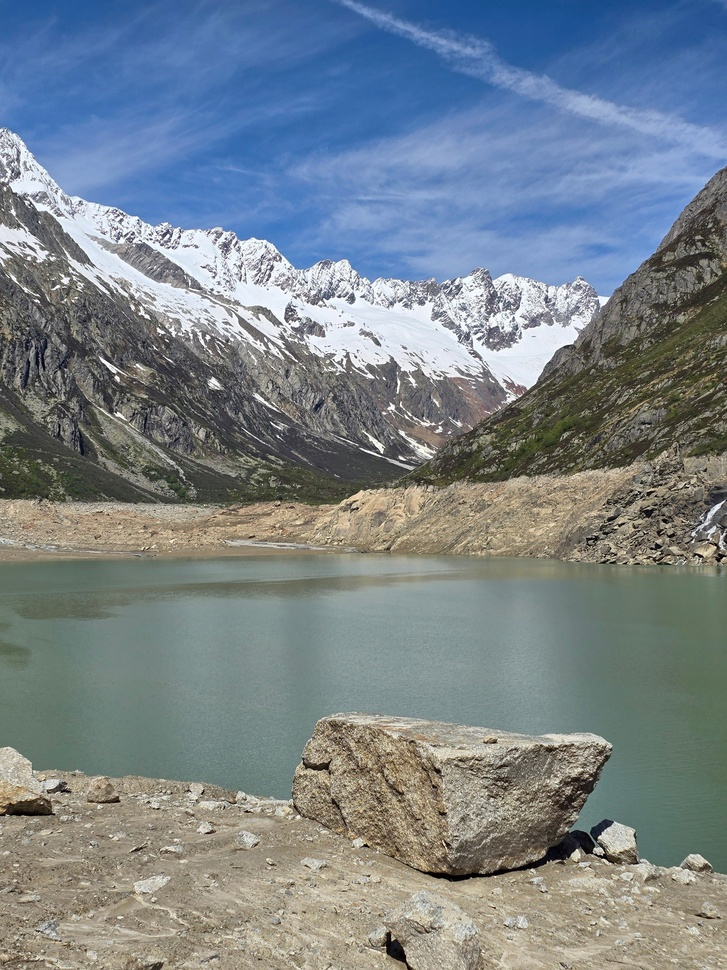
#> input picture Cluster02-Image-Processing/Lab04-Image-Enhancement/Output/brightness_corrected.jpg, 727 x 970 px, shrunk from 3000 x 4000 before the run
$ python -i image_enhancement.py   (imports and definitions only)
#> lines starting #> are read from the running program, lines starting #| are printed output that depends on the picture
"""
image_enhancement.py
--------------------
Lab 04: Image Enhancement

This program improves an image using different image enhancement
techniques such as:
1. Contrast enhancement
2. Brightness correction
3. Noise reduction
4. Sharpening
5. Image upscaling
6. Combined enhancement

Supported formats:
JPG, JPEG, PNG, BMP, WEBP, TIFF

Usage:
    python image_enhancement.py <path-to-image>
"""

import os
import sys

import cv2
import numpy as np


SUPPORTED_FORMATS = {
    ".jpg", ".jpeg", ".png",
    ".bmp", ".webp",
    ".tif", ".tiff"
}


def load_image(input_path):
    """Load an image using OpenCV."""
#> called with input_path = 'Output/brightness_corrected.jpg'
    image = cv2.imread(input_path)
#> image is the input picture: shape (970, 727, 3); mean B, G, R 137.7, 130.9, 120.1

    if image is None:
        raise ValueError(
            "Unable to load image. It may be corrupt or unsupported."
        )

    return image


def enhance_contrast(image):
    """Improve local contrast using CLAHE."""

    lab = cv2.cvtColor(image, cv2.COLOR_BGR2LAB)
#> lab: shape (970, 727, 3); mean of channels 0, 1, 2 137.5, 127.3, 123.4

    l, a, b = cv2.split(lab)
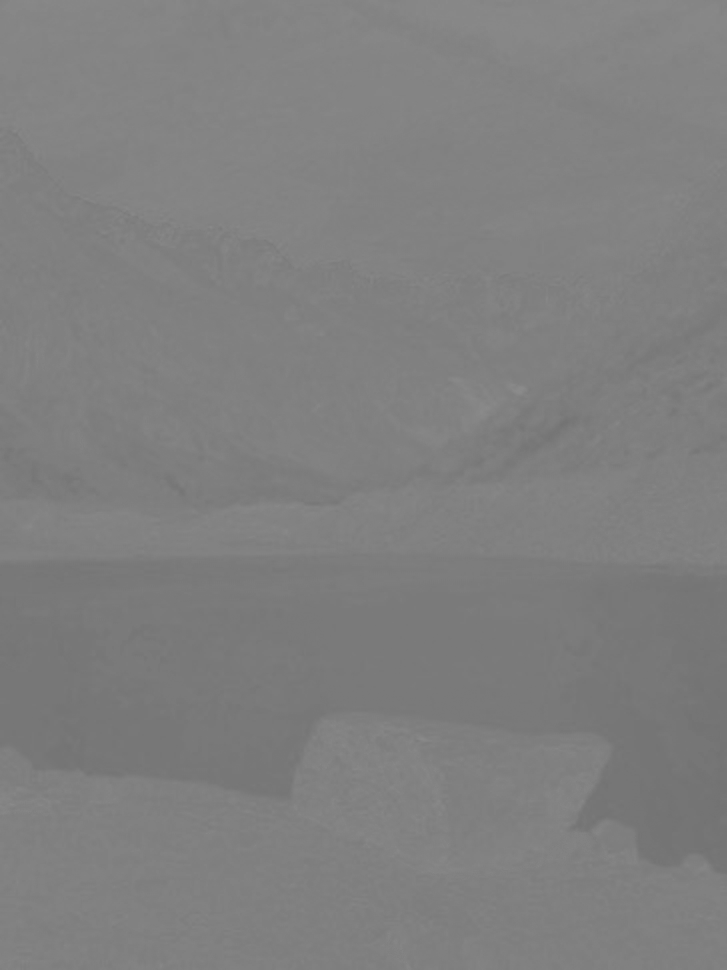
#> a: shape (970, 727); min 114, max 139, mean 127.3
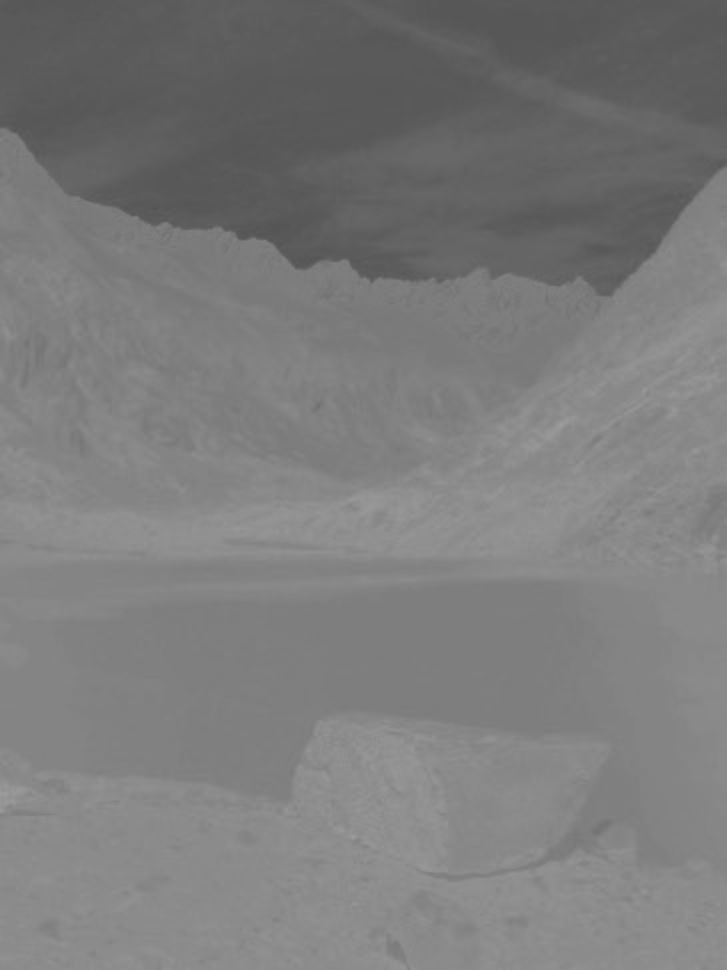
#> b: shape (970, 727); min 84, max 157, mean 123.4

    clahe = cv2.createCLAHE(
        clipLimit=2.5,
        tileGridSize=(8, 8)
    )

    l_enhanced = clahe.apply(l)

    merged = cv2.merge(
        (l_enhanced, a, b)
    )
#> merged: shape (970, 727, 3); mean of channels 0, 1, 2 130.4, 127.3, 123.4

    return cv2.cvtColor(
        merged,
        cv2.COLOR_LAB2BGR
    )
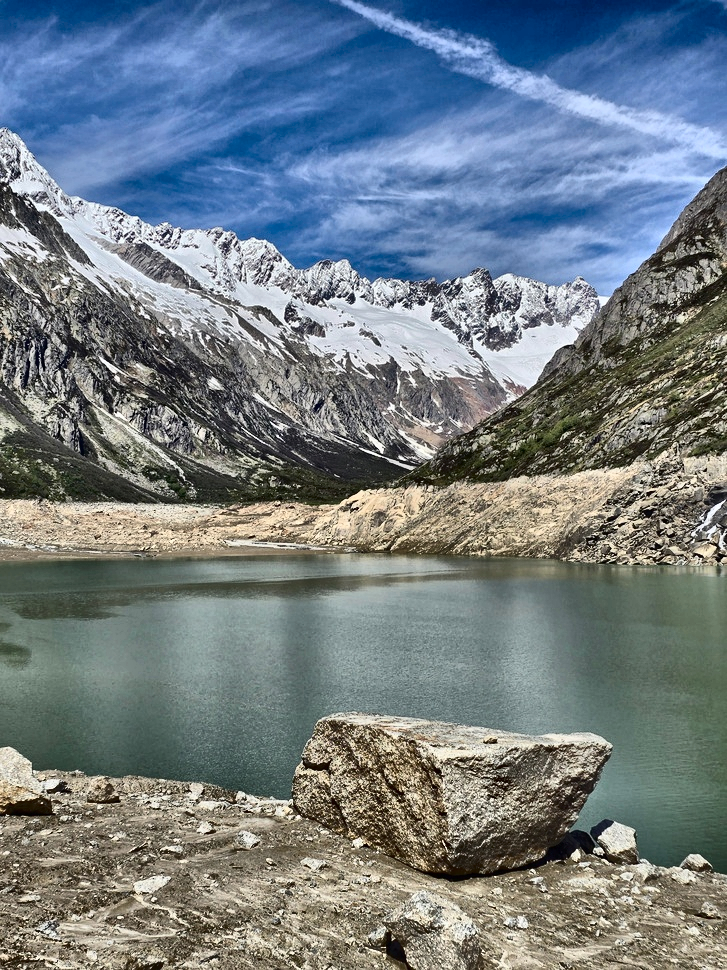
#> returned value: shape (970, 727, 3); mean B, G, R 131.5, 124.9, 113.5


def correct_brightness(image, target_mean=130.0):
    """Automatically adjust image brightness using gamma correction."""
#> called with target_mean = 130

    gray = cv2.cvtColor(
        image,
        cv2.COLOR_BGR2GRAY
    )

    current_mean = max(
        1.0,
        float(np.mean(gray))
    )
#> current_mean = 128.4

    gamma = (
        np.log(target_mean / 255.0)
        / np.log(current_mean / 255.0)
    )
#> gamma = 0.982

    gamma = np.clip(
        gamma,
        0.3,
        3.0
    )

    table = np.array(
        [
            ((i / 255.0) ** gamma) * 255
            for i in range(256)
        ]
    ).astype("uint8")
#> table = 256 values from 0 to 255

    return cv2.LUT(
        image,
        table
    )


def denoise(image):
    """Reduce noise while preserving image details."""

    return cv2.fastNlMeansDenoisingColored(
        image,
        None,
        h=7,
        hColor=7,
        templateWindowSize=7,
        searchWindowSize=21
    )


def sharpen(image):
    """Make edges and image details clearer."""

    blurred = cv2.GaussianBlur(
        image,
        (0, 0),
        sigmaX=3
    )
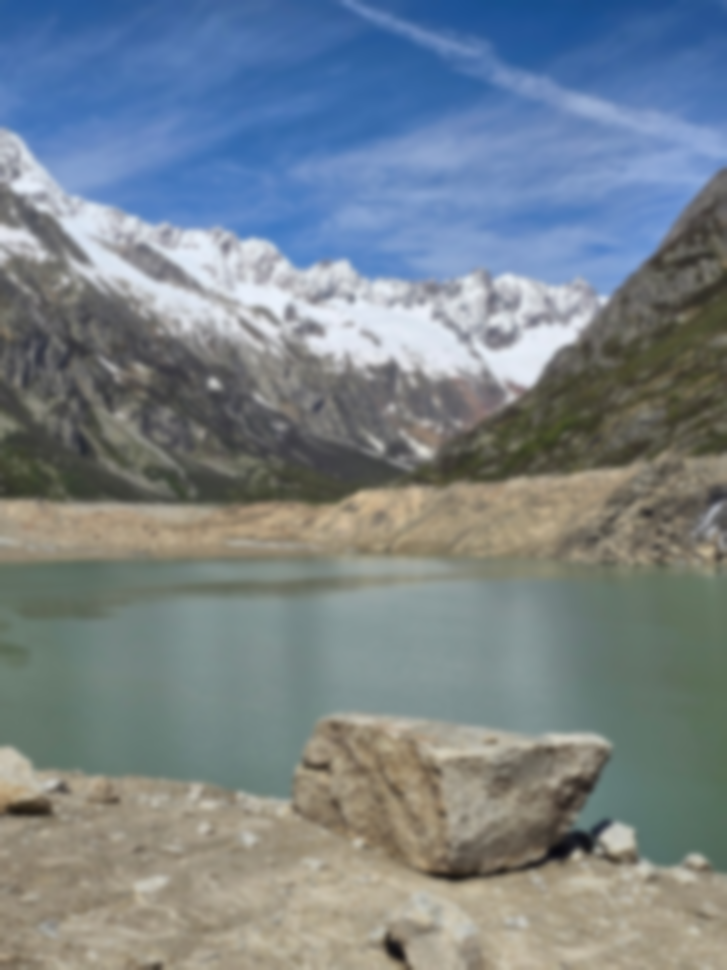
#> blurred: shape (970, 727, 3); mean B, G, R 137.7, 130.9, 120.1

    return cv2.addWeighted(
        image,
        1.5,
        blurred,
        -0.5,
        0
    )


def upscale(image, scale=2):
    """Increase image resolution using cubic interpolation."""
#> called with scale = 2

    height, width = image.shape[:2]
#> height = 970; width = 727

    new_width = width * scale
#> new_width = 1454
    new_height = height * scale
#> new_height = 1940

    return cv2.resize(
        image,
        (new_width, new_height),
        interpolation=cv2.INTER_CUBIC
    )
#> returned value: shape (1940, 1454, 3)


def enhance_image(input_path, output_dir):

    # Check whether input file exists
    if not os.path.isfile(input_path):
        raise FileNotFoundError(
            f"File not found: {input_path}"
        )

    # Check file format
    extension = os.path.splitext(
        input_path
    )[1].lower()

    if extension not in SUPPORTED_FORMATS:
        raise ValueError(
            f"Unsupported image format: {extension}"
        )

    # Load image
    image = load_image(input_path)

    # Create Output folder if it doesn't exist
    os.makedirs(
        output_dir,
        exist_ok=True
    )

    # 1. Contrast Enhancement
    contrast_enhanced = enhance_contrast(image)

    cv2.imwrite(
        os.path.join(
            output_dir,
            "contrast_enhanced.jpg"
        ),
        contrast_enhanced
    )

    # 2. Brightness Correction
    brightness_corrected = correct_brightness(image)

    cv2.imwrite(
        os.path.join(
            output_dir,
            "brightness_corrected.jpg"
        ),
        brightness_corrected
    )

    # 3. Noise Reduction
    denoised = denoise(image)

    cv2.imwrite(
        os.path.join(
            output_dir,
            "denoised.jpg"
        ),
        denoised
    )

    # 4. Sharpening
    sharpened = sharpen(image)

    cv2.imwrite(
        os.path.join(
            output_dir,
            "sharpened.jpg"
        ),
        sharpened
    )

    # 5. Upscaling
    upscaled = upscale(
        image,
        scale=2
    )

    cv2.imwrite(
        os.path.join(
            output_dir,
            "upscaled_2x.jpg"
        ),
        upscaled
    )

    # 6. Combined Enhancement
    combined = denoise(image)
    combined = correct_brightness(combined)
    combined = enhance_contrast(combined)
#> in enhance_contrast (call 2), `lab = cv2.cvtColor(image, cv2.COLOR_BGR2LAB)`: lab: shape (970, 727, 3); mean of channels 0, 1, 2 138.4, 127.2, 123.6
#> in enhance_contrast (call 2), `l_enhanced = clahe.apply(l)`:
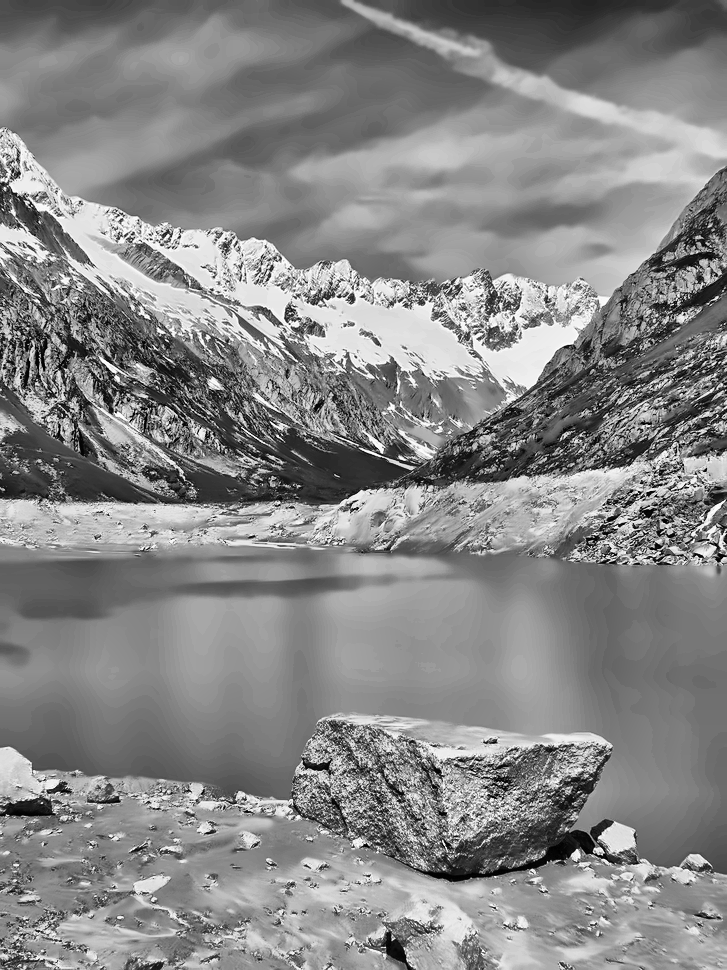
#> l_enhanced: shape (970, 727); min 0, max 255, mean 134.7
#> in enhance_contrast (call 2), `merged = cv2.merge( (l_enhanced, a, b) )`: merged: shape (970, 727, 3); mean of channels 0, 1, 2 134.7, 127.2, 123.6
    combined = sharpen(combined)
#> in sharpen (call 2), `blurred = cv2.GaussianBlur( image, (0, 0), sigmaX=3 )`:
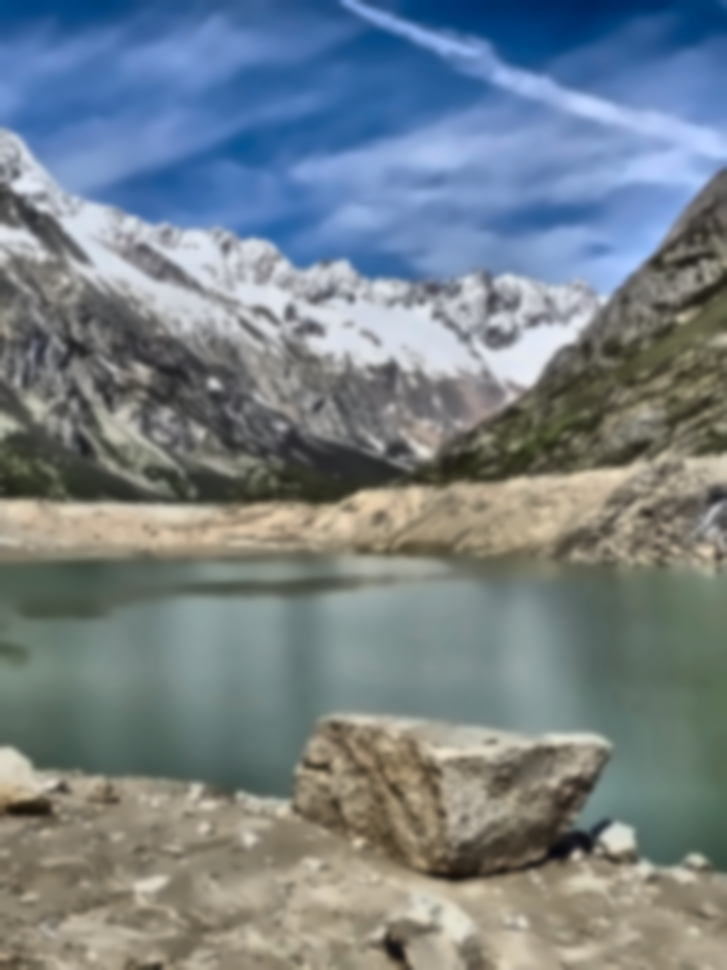
#> blurred: shape (970, 727, 3); mean B, G, R 135.2, 128.8, 117.9

    cv2.imwrite(
        os.path.join(
            output_dir,
            "fully_enhanced.jpg"
        ),
        combined
    )

    print()
    print("Image enhancement completed successfully!")
    print()
    print("Generated files:")

    output_files = [
        "contrast_enhanced.jpg",
        "brightness_corrected.jpg",
        "denoised.jpg",
        "sharpened.jpg",
        "upscaled_2x.jpg",
        "fully_enhanced.jpg"
    ]

    for file_name in output_files:
        print(f" - {file_name}")


# [45 lines left out: function main, not called in this run]


# [2 lines not run here, left out]

>>> result = enhance_image('Output/brightness_corrected.jpg', 'out.png')
